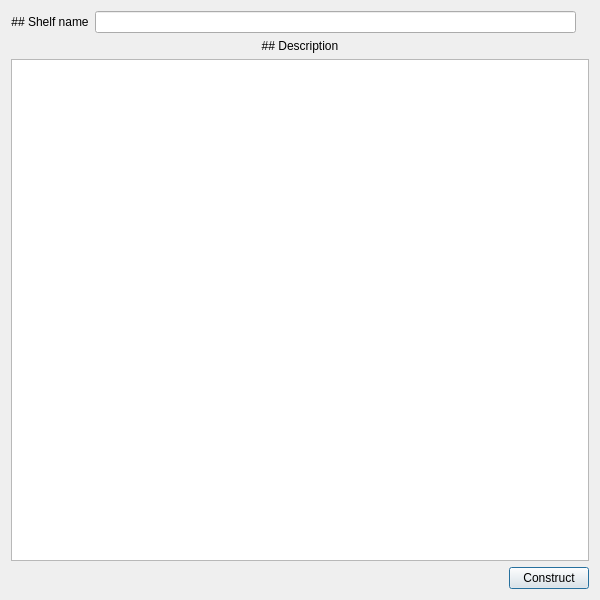
<?xml version="1.0" encoding="UTF-8"?>
<ui version="4.0">
 <class>ShelfConstructDialog</class>
 <widget class="QDialog" name="ShelfConstructDialog">
  <property name="windowModality">
   <enum>Qt::ApplicationModal</enum>
  </property>
  <property name="geometry">
   <rect>
    <x>0</x>
    <y>0</y>
    <width>600</width>
    <height>600</height>
   </rect>
  </property>
  <property name="minimumSize">
   <size>
    <width>600</width>
    <height>400</height>
   </size>
  </property>
  <property name="windowTitle">
   <string>Dialog</string>
  </property>
  <property name="modal">
   <bool>true</bool>
  </property>
  <layout class="QVBoxLayout" name="vLayout_1">
   <item>
    <layout class="QHBoxLayout" name="hLayout_1">
     <item>
      <widget class="QLabel" name="info_lbl_1">
       <property name="text">
        <string>## Shelf name</string>
       </property>
       <property name="textFormat">
        <enum>Qt::MarkdownText</enum>
       </property>
       <property name="alignment">
        <set>Qt::AlignCenter</set>
       </property>
      </widget>
     </item>
     <item>
      <widget class="QLineEdit" name="name_le">
       <property name="inputMask">
        <string/>
       </property>
       <property name="alignment">
        <set>Qt::AlignCenter</set>
       </property>
      </widget>
     </item>
     <item>
      <widget class="QLabel" name="shelf_img_lbl">
       <property name="text">
        <string/>
       </property>
       <property name="alignment">
        <set>Qt::AlignCenter</set>
       </property>
      </widget>
     </item>
    </layout>
   </item>
   <item>
    <widget class="QLabel" name="info_lbl_3">
     <property name="text">
      <string>## Description</string>
     </property>
     <property name="textFormat">
      <enum>Qt::MarkdownText</enum>
     </property>
     <property name="alignment">
      <set>Qt::AlignCenter</set>
     </property>
    </widget>
   </item>
   <item>
    <widget class="QTextEdit" name="description_text_edit"/>
   </item>
   <item>
    <layout class="QHBoxLayout" name="hLayout_3">
     <item>
      <spacer name="hSpacer_1">
       <property name="orientation">
        <enum>Qt::Horizontal</enum>
       </property>
       <property name="sizeHint" stdset="0">
        <size>
         <width>40</width>
         <height>20</height>
        </size>
       </property>
      </spacer>
     </item>
     <item>
      <widget class="QPushButton" name="construct_btn">
       <property name="text">
        <string>Construct</string>
       </property>
      </widget>
     </item>
    </layout>
   </item>
  </layout>
 </widget>
 <resources/>
 <connections/>
</ui>
